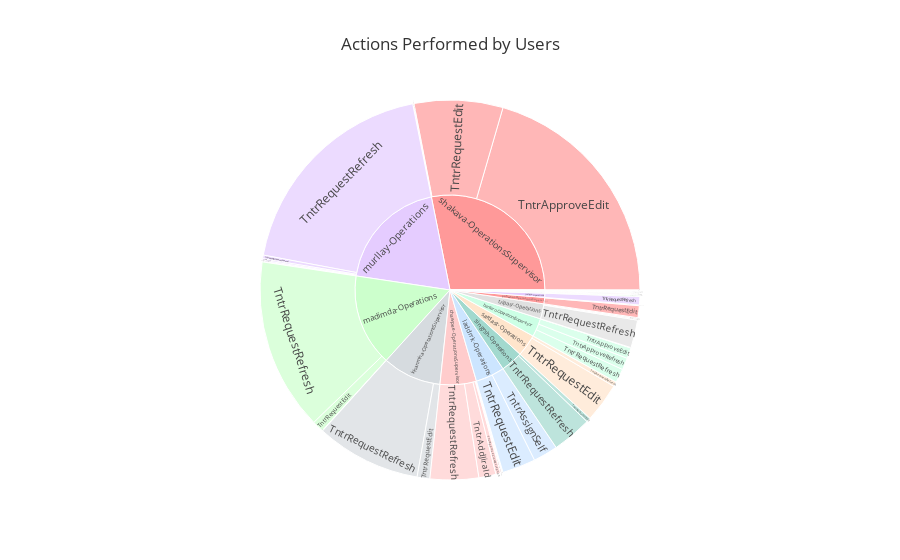

Notebook source saved alongside this figure:
### Code cell
dff_cn2=dff_cn
dff_cn2['Count']=1
df_temp1 = dff_cn2.groupby(['exceptionManagement.lastActionUser','exceptionManagement.lastAction']).agg({'Count':'sum'}).sort_values(by='Count',ascending=False).reset_index()

label = []
parent = []
value = []
text = []
hoverinfo = []
color = []
color_pallete = ['#ff9999', '#E5CCFF', '#CCFFCC','#D6DBDF', '#FFCCCC', '#A2D9CE', '#FFE5CC', '#CCE5FF', '#E0E0E0', '#CCFFE5']
# color_pallete = ['#CCE5FF', '#99CCFF', '#66B2FF','#3399FF', '#0080FF', '#CCE5FF',]
color_dict = {}

for i in range(0,len(list(df_temp1['exceptionManagement.lastActionUser'].unique()))):
    color_dict[list(df_temp1['exceptionManagement.lastActionUser'].unique())[i]] = color_pallete[i%len(color_pallete)]

totsum =  sum(df_temp1['Count'])
for i in list(df_temp1['exceptionManagement.lastActionUser'].unique()):
    label.append(i)
    parent.append('')
    color.append(color_dict[i])
    val = sum(df_temp1[df_temp1['exceptionManagement.lastActionUser']==i]['Count'])
    # text.append(str(round(((val/totsum) * 100),1)) + '%')
    text.append(i)# + '<br>' + str(round(((val/totsum) * 100),1)) + '%')
    value.append(val/totsum)
    hoverinfo.append('User: ' + i + '<br>' + 'Count: ' + str(int(val)) + ' (' + str(round(((val/totsum) * 100),1)) + '%'')')

for i in list(df_temp1['exceptionManagement.lastActionUser'].unique()):
    for j in list(df_temp1[df_temp1['exceptionManagement.lastActionUser']==i]['exceptionManagement.lastAction'].unique()):
        label.append(i + '/' + j)
        parent.append(i)
        val = sum(df_temp1[(df_temp1['exceptionManagement.lastActionUser']==i) & (df_temp1['exceptionManagement.lastAction']==j)]['Count'])
        text.append(j)
        value.append(val/totsum)
        color.append(color_dict[i])
        hoverinfo.append('User: ' + i + '<br>' + 
                         'Action: ' + j + '<br>' + 
                         # 'Percent: '+ str(round(( * 100),1)) + '%' + '<br>' + 
                         'Count: ' + str(int(val))#  + ' (' + str(round(int(val) / sum(df_temp1[df_temp1['exceptionManagement.lastActionUser']==i]['Count']) * 100,2)) + '%'')'
                        )

trace1 = go.Sunburst(
        text= text,
        labels = label,
        parents=parent,
        values = value,
        hovertext=hoverinfo,
        marker = dict(colors = color),
        # marker = dict(colors = ['#ff9999', '#E5CCFF', '#CCFFCC','#D6DBDF', '#FFCCCC']),
        hoverinfo="text",
        textinfo="text",
        branchvalues='total',
    )

fig = go.Figure(data = [trace1])

# fig.add_annotation(
#     x = 0,
#     y = -0.1,
#     text = "Actions Performed by Users in the one month period<br>Count of users: ",
#     showarrow =False,
#     font = dict(size=14, color='blue'),
# )

fig.update_layout(
    title='Actions Performed by Users',
    # height = 700,
    template="ggplot2",
)
plotly.offline.plot(fig, filename = 'Actions Performed by Users Sunburst.html',auto_open=False)

# fig.add_annotation(
#     x = -0.09,
# )
fig.update_layout( height = 900,
)
fig.show()

### Figure 1 — Plotly figure (JSON) as saved in the notebook; plotly's stock layout.template omitted (floating-point values rounded to 4 significant figures)
{"data": [{"branchvalues": "total", "hoverinfo": "text", "hovertext": ["User: shakava-OperationsSupervisor<br>Count: 832 (28.1%)", "User: murllay-Operations<br>Count: 576 (19.5%)", "User: madimda-Operations<br>Count: 463 (15.7%)", "User: khanmha-OperationsSupervisor<br>Count: 296 (10.0%)", "User: chawpee-OperationsSupervisor<br>Count: 183 (6.2%)", "User: singrsh-Operations<br>Count: 111 (3.8%)", "User: sardast-Operations<br>Count: 111 (3.8%)", "User: laddrrk-Operations<br>Count: 146 (4.9%)", "User: tripasr-Operations<br>Count: 76 (2.6%)", "User: bansaro-OperationsSupervisor<br>Count: 93 (3.1%)", "User: pahwhar-OperationsSupervisor<br>Count: 32 (1.1%)", "User: joshpja-Operations<br>Count: 21 (0.7%)", "User: richind-OperationsSupervisor<br>Count: 4 (0.1%)", "User: makkmrl-OperationsSupervisor<br>Count: 3 (0.1%)", "User: chatvin-OperationsSupervisor<br>Count: 2 (0.1%)", "User: srinvjk-Operations<br>Count: 2 (0.1%)", "User: gandag-Operations<br>Count: 2 (0.1%)", "User: singoot-OperationsSupervisor<br>Count: 1 (0.0%)", "User: sharary<br>Count: 1 (0.0%)", "User: guptrna-Operations<br>Count: 1 (0.0%)", "User: shakava-OperationsSupervisor<br>Action: TntrApproveEdit<br>Count: 606", "User: shakava-OperationsSupervisor<br>Action: TntrRequestEdit<br>Count: 223", "User: shakava-OperationsSupervisor<br>Action: TntrRequestReplay<br>Count: 2", "User: shakava-OperationsSupervisor<br>Action: TntrRequestRefresh<br>Count: 1", "User: murllay-Operations<br>Action: TntrRequestRefresh<br>Count: 559", "User: murllay-Operations<br>Action: TntrRequestDummyAmend<br>Count: 9", "User: murllay-Operations<br>Action: TntrAssignSelf<br>Count: 4", "User: murllay-Operations<br>Action: TntrRequestEdit<br>Count: 3", "User: murllay-Operations<br>Action: TntrAddComments<br>Count: 1", "User: madimda-Operations<br>Action: TntrRequestRefresh<br>Count: 433", "User: madimda-Operations<br>Action: TntrRequestEdit<br>Count: 29", "User: madimda-Operations<br>Action: TntrRequestReplay<br>Count: 1", "User: khanmha-OperationsSupervisor<br>Action: TntrRequestRefresh<br>Count: 264", "User: khanmha-OperationsSupervisor<br>Action: TntrRequestEdit<br>Count: 32", "User: chawpee-OperationsSupervisor<br>Action: TntrRequestRefresh<br>Count: 122", "User: chawpee-OperationsSupervisor<br>Action: TntrAddJiraId<br>Count: 43", "User: chawpee-OperationsSupervisor<br>Action: TntrApproveCloseException<br>Count: 12", "User: chawpee-OperationsSupervisor<br>Action: TntrRequestCloseException<br>Count: 3", "User: chawpee-OperationsSupervisor<br>Action: TntrAddComments<br>Count: 1", "User: chawpee-OperationsSupervisor<br>Action: TntrRequestCancel<br>Count: 1", "User: chawpee-OperationsSupervisor<br>Action: TntrRequestEdit<br>Count: 1", "User: singrsh-Operations<br>Action: TntrRequestRefresh<br>Count: 100", "User: singrsh-Operations<br>Action: TntrRequestEdit<br>Count: 11", "User: sardast-Operations<br>Action: TntrRequestEdit<br>Count: 99", "User: sardast-Operations<br>Action: TntrRequestRefresh<br>Count: 12", "User: laddrrk-Operations<br>Action: TntrRequestEdit<br>Count: 84", "User: laddrrk-Operations<br>Action: TntrAssignSelf<br>Count: 62", "User: tripasr-Operations<br>Action: TntrRequestRefresh<br>Count: 70", "User: tripasr-Operations<br>Action: TntrRequestEdit<br>Count: 3", "User: tripasr-Operations<br>Action: TntrRequestReplay<br>Count: 3", "User: bansaro-OperationsSupervisor<br>Action: TntrRequestRefresh<br>Count: 35", "User: bansaro-OperationsSupervisor<br>Action: TntrApproveRefresh<br>Count: 30", "User: bansaro-OperationsSupervisor<br>Action: TntrApproveEdit<br>Count: 27", "User: bansaro-OperationsSupervisor<br>Action: TntrRequestEdit<br>Count: 1", "User: pahwhar-OperationsSupervisor<br>Action: TntrRequestEdit<br>Count: 30", "User: pahwhar-OperationsSupervisor<br>Action: TntrRequestDummyAmend<br>Count: 2", "User: joshpja-Operations<br>Action: TntrRequestRefresh<br>Count: 21", "User: richind-OperationsSupervisor<br>Action: TntrApproveCancel<br>Count: 3", "User: richind-OperationsSupervisor<br>Action: TntrRequestDummyAmend<br>Count: 1", "User: makkmrl-OperationsSupervisor<br>Action: TntrRequestRefresh<br>Count: 3", "User: chatvin-OperationsSupervisor<br>Action: TntrAssignSelf<br>Count: 2", "User: srinvjk-Operations<br>Action: TntrRequestEdit<br>Count: 2", "User: gandag-Operations<br>Action: TntrRequestRefresh<br>Count: 2", "User: singoot-OperationsSupervisor<br>Action: TntrRequestEdit<br>Count: 1", "User: sharary<br>Action: TntrRequestDummyAmend<br>Count: 1", "User: guptrna-Operations<br>Action: TntrRequestEdit<br>Count: 1"], "labels": ["shakava-OperationsSupervisor", "murllay-Operations", "madimda-Operations", "khanmha-OperationsSupervisor", "chawpee-OperationsSupervisor", "singrsh-Operations", "sardast-Operations", "laddrrk-Operations", "tripasr-Operations", "bansaro-OperationsSupervisor", "pahwhar-OperationsSupervisor", "joshpja-Operations", "richind-OperationsSupervisor", "makkmrl-OperationsSupervisor", "chatvin-OperationsSupervisor", "srinvjk-Operations", "gandag-Operations", "singoot-OperationsSupervisor", "sharary", "guptrna-Operations", "shakava-OperationsSupervisor/TntrApproveEdit", "shakava-OperationsSupervisor/TntrRequestEdit", "shakava-OperationsSupervisor/TntrRequestReplay", "shakava-OperationsSupervisor/TntrRequestRefresh", "murllay-Operations/TntrRequestRefresh", "murllay-Operations/TntrRequestDummyAmend", "murllay-Operations/TntrAssignSelf", "murllay-Operations/TntrRequestEdit", "murllay-Operations/TntrAddComments", "madimda-Operations/TntrRequestRefresh", "madimda-Operations/TntrRequestEdit", "madimda-Operations/TntrRequestReplay", "khanmha-OperationsSupervisor/TntrRequestRefresh", "khanmha-OperationsSupervisor/TntrRequestEdit", "chawpee-OperationsSupervisor/TntrRequestRefresh", "chawpee-OperationsSupervisor/TntrAddJiraId", "chawpee-OperationsSupervisor/TntrApproveCloseException", "chawpee-OperationsSupervisor/TntrRequestCloseException", "chawpee-OperationsSupervisor/TntrAddComments", "chawpee-OperationsSupervisor/TntrRequestCancel", "chawpee-OperationsSupervisor/TntrRequestEdit", "singrsh-Operations/TntrRequestRefresh", "singrsh-Operations/TntrRequestEdit", "sardast-Operations/TntrRequestEdit", "sardast-Operations/TntrRequestRefresh", "laddrrk-Operations/TntrRequestEdit", "laddrrk-Operations/TntrAssignSelf", "tripasr-Operations/TntrRequestRefresh", "tripasr-Operations/TntrRequestEdit", "tripasr-Operations/TntrRequestReplay", "bansaro-OperationsSupervisor/TntrRequestRefresh", "bansaro-OperationsSupervisor/TntrApproveRefresh", "bansaro-OperationsSupervisor/TntrApproveEdit", "bansaro-OperationsSupervisor/TntrRequestEdit", "pahwhar-OperationsSupervisor/TntrRequestEdit", "pahwhar-OperationsSupervisor/TntrRequestDummyAmend", "joshpja-Operations/TntrRequestRefresh", "richind-OperationsSupervisor/TntrApproveCancel", "richind-OperationsSupervisor/TntrRequestDummyAmend", "makkmrl-OperationsSupervisor/TntrRequestRefresh", "chatvin-OperationsSupervisor/TntrAssignSelf", "srinvjk-Operations/TntrRequestEdit", "gandag-Operations/TntrRequestRefresh", "singoot-OperationsSupervisor/TntrRequestEdit", "sharary/TntrRequestDummyAmend", "guptrna-Operations/TntrRequestEdit"], "marker": {"colors": ["#ff9999", "#E5CCFF", "#CCFFCC", "#D6DBDF", "#FFCCCC", "#A2D9CE", "#FFE5CC", "#CCE5FF", "#E0E0E0", "#CCFFE5", "#ff9999", "#E5CCFF", "#CCFFCC", "#D6DBDF", "#FFCCCC", "#A2D9CE", "#FFE5CC", "#CCE5FF", "#E0E0E0", "#CCFFE5", "#ff9999", "#ff9999", "#ff9999", "#ff9999", "#E5CCFF", "#E5CCFF", "#E5CCFF", "#E5CCFF", "#E5CCFF", "#CCFFCC", "#CCFFCC", "#CCFFCC", "#D6DBDF", "#D6DBDF", "#FFCCCC", "#FFCCCC", "#FFCCCC", "#FFCCCC", "#FFCCCC", "#FFCCCC", "#FFCCCC", "#A2D9CE", "#A2D9CE", "#FFE5CC", "#FFE5CC", "#CCE5FF", "#CCE5FF", "#E0E0E0", "#E0E0E0", "#E0E0E0", "#CCFFE5", "#CCFFE5", "#CCFFE5", "#CCFFE5", "#ff9999", "#ff9999", "#E5CCFF", "#CCFFCC", "#CCFFCC", "#D6DBDF", "#FFCCCC", "#A2D9CE", "#FFE5CC", "#CCE5FF", "#E0E0E0", "#CCFFE5"]}, "parents": ["", "", "", "", "", "", "", "", "", "", "", "", "", "", "", "", "", "", "", "", "shakava-OperationsSupervisor", "shakava-OperationsSupervisor", "shakava-OperationsSupervisor", "shakava-OperationsSupervisor", "murllay-Operations", "murllay-Operations", "murllay-Operations", "murllay-Operations", "murllay-Operations", "madimda-Operations", "madimda-Operations", "madimda-Operations", "khanmha-OperationsSupervisor", "khanmha-OperationsSupervisor", "chawpee-OperationsSupervisor", "chawpee-OperationsSupervisor", "chawpee-OperationsSupervisor", "chawpee-OperationsSupervisor", "chawpee-OperationsSupervisor", "chawpee-OperationsSupervisor", "chawpee-OperationsSupervisor", "singrsh-Operations", "singrsh-Operations", "sardast-Operations", "sardast-Operations", "laddrrk-Operations", "laddrrk-Operations", "tripasr-Operations", "tripasr-Operations", "tripasr-Operations", "bansaro-OperationsSupervisor", "bansaro-OperationsSupervisor", "bansaro-OperationsSupervisor", "bansaro-OperationsSupervisor", "pahwhar-OperationsSupervisor", "pahwhar-OperationsSupervisor", "joshpja-Operations", "richind-OperationsSupervisor", "richind-OperationsSupervisor", "makkmrl-OperationsSupervisor", "chatvin-OperationsSupervisor", "srinvjk-Operations", "gandag-Operations", "singoot-OperationsSupervisor", "sharary", "guptrna-Operations"], "text": ["shakava-OperationsSupervisor", "murllay-Operations", "madimda-Operations", "khanmha-OperationsSupervisor", "chawpee-OperationsSupervisor", "singrsh-Operations", "sardast-Operations", "laddrrk-Operations", "tripasr-Operations", "bansaro-OperationsSupervisor", "pahwhar-OperationsSupervisor", "joshpja-Operations", "richind-OperationsSupervisor", "makkmrl-OperationsSupervisor", "chatvin-OperationsSupervisor", "srinvjk-Operations", "gandag-Operations", "singoot-OperationsSupervisor", "sharary", "guptrna-Operations", "TntrApproveEdit", "TntrRequestEdit", "TntrRequestReplay", "TntrRequestRefresh", "TntrRequestRefresh", "TntrRequestDummyAmend", "TntrAssignSelf", "TntrRequestEdit", "TntrAddComments", "TntrRequestRefresh", "TntrRequestEdit", "TntrRequestReplay", "TntrRequestRefresh", "TntrRequestEdit", "TntrRequestRefresh", "TntrAddJiraId", "TntrApproveCloseException", "TntrRequestCloseException", "TntrAddComments", "TntrRequestCancel", "TntrRequestEdit", "TntrRequestRefresh", "TntrRequestEdit", "TntrRequestEdit", "TntrRequestRefresh", "TntrRequestEdit", "TntrAssignSelf", "TntrRequestRefresh", "TntrRequestEdit", "TntrRequestReplay", "TntrRequestRefresh", "TntrApproveRefresh", "TntrApproveEdit", "TntrRequestEdit", "TntrRequestEdit", "TntrRequestDummyAmend", "TntrRequestRefresh", "TntrApproveCancel", "TntrRequestDummyAmend", "TntrRequestRefresh", "TntrAssignSelf", "TntrRequestEdit", "TntrRequestRefresh", "TntrRequestEdit", "TntrRequestDummyAmend", "TntrRequestEdit"], "textinfo": "text", "type": "sunburst", "values": [0.2815, 0.1949, 0.1566, 0.1001, 0.06191, 0.03755, 0.03755, 0.04939, 0.02571, 0.03146, 0.01083, 0.007104, 0.001353, 0.001015, 0.0006766, 0.0006766, 0.0006766, 0.0003383, 0.0003383, 0.0003383, 0.205, 0.07544, 0.0006766, 0.0003383, 0.1891, 0.003045, 0.001353, 0.001015, 0.0003383, 0.1465, 0.009811, 0.0003383, 0.08931, 0.01083, 0.04127, 0.01455, 0.00406, 0.001015, 0.0003383, 0.0003383, 0.0003383, 0.03383, 0.003721, 0.03349, 0.00406, 0.02842, 0.02097, 0.02368, 0.001015, 0.001015, 0.01184, 0.01015, 0.009134, 0.0003383, 0.01015, 0.0006766, 0.007104, 0.001015, 0.0003383, 0.001015, 0.0006766, 0.0006766, 0.0006766, 0.0003383, 0.0003383, 0.0003383]}], "layout": {"autosize": true, "title": {"text": "Actions Performed by Users"}}}
